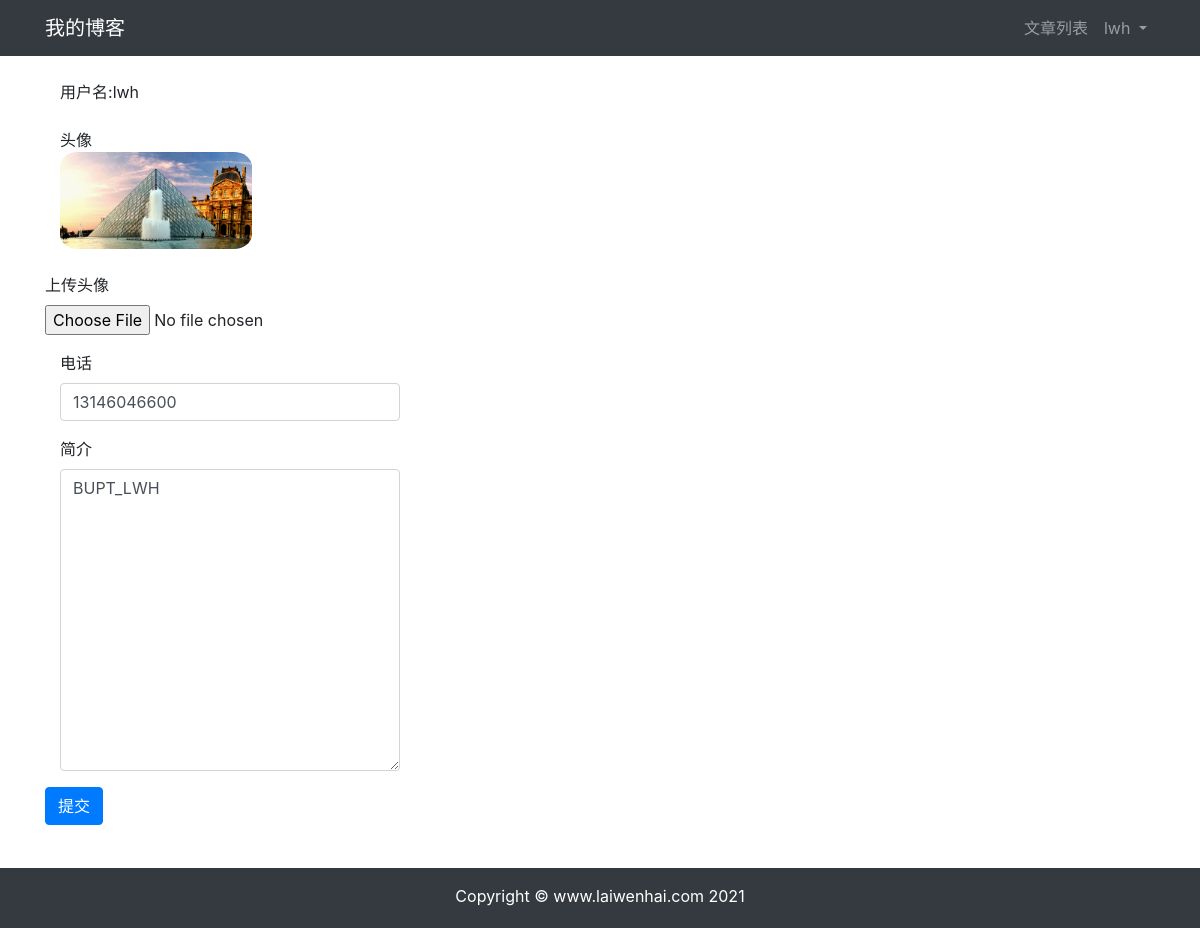
/userprofile/edit/3/ (signed in), run on the app's committed database.
### userprofile/models.py (models this page shows, shortened)
class Profile(models.Model):
    user = models.OneToOneField(User, on_delete=models.CASCADE, related_name='profile')
    phone = models.CharField(max_length=20, blank=True)
    avatar = models.ImageField(upload_to='avatar/%Y%m%d/', blank=True)
    bio = models.TextField(max_length=500, blank=True)

### userprofile/views.py (the view)
# urls.py: path('edit/<int:id>/', views.profile_edit, name='edit'),
@login_required(login_url='/userprofile/login')
def profile_edit(request, id):
    user = User.objects.get(id=id)
    if Profile.objects.filter(user_id=id).exists():
        profile = Profile.objects.get(user_id=id)
    else:
        profile = Profile.objects.create(user=user)
    if request.method == 'POST':
        if request.user != user:
            return HttpResponse("你没有权限修改此账户的信息")
        profile_form = ProfileForm(request.POST, request.FILES)
        if profile_form.is_valid():
            profile_cd = profile_form.cleaned_data
            profile.phone = profile_cd['phone']
            profile.bio = profile_cd['bio']
            if 'avatar' in request.FILES:
                profile.avatar = profile_cd['avatar']
            profile.save()
            return redirect("userprofile:edit", id=id)
        else:
            return HttpResponse('注册表单有误，请重新输入')
    elif request.method == 'GET':
        context = {'profile': profile, 'user': user}
        return render(request, 'userprofile/edit.html', context)
    else:
        return HttpResponse("请使用POST或GET请求")

### templates/userprofile/edit.html (shortened to what this page needs)
{% extends "base.html" %}
{% load staticfiles %}
{% block content %}
    <div class="container">
        <div class="row">
            <div class="col-12">
                <br>
                <div class="col-md-4">用户名:{{ user.username }}</div>
                <br>
                {% if profile.avatar %}
                    <div class="col-md-4">头像</div>
                    <img src="{{ profile.avatar.url }}" style="max-width: 20%; border-radius: 15%;" class="col-md-4">
                {% else %}
                    <h5 class="col-md-4">暂无头像</h5>
                {% endif %}
                <br>
                <br>
                <form method="post" action="." enctype="multipart/form-data">
                    <div class="form-group">
                        <label for="avatar">上传头像</label>
                        <input type="file" class="form-control-file" name="avatar" id="avatar">
                    </div>
                    <div class="form-group col-md-4">
                        <label for="phone">电话</label>
                        <input type="text" class="form-control" id="phone" name="phone" value="{{ profile.phone }}">
                    </div>
                    <div class="form-group col-md-4">
                        <label for="bio">简介</label>
                        <textarea type="text" class="form-control" id="bio" name="bio" rows="12">{{ profile.bio }}</textarea>
                    </div>
                    <button type="submit" class="btn btn-primary">提交</button>
                </form>
            </div>
        </div>
    </div>
{% endblock content %}

### templates/header.html (shortened to what this page needs)
{% load notifications_tags %}
<nav class="navbar navbar-expand-lg navbar-dark bg-dark">
    <div class="container">
        <a class="navbar-brand" href="#">我的博客</a>
        <div >
            <ul class="navbar-nav">
                <li class="nav-item">
                    <a class="nav-link" href="{% url 'article:article_list' %}">文章列表</a>
                </li>
                {% if user.is_authenticated %}
                    <li class="nav-item dropdown">
                        <a class="nav-link dropdown-toggle" href="#" id="navbarDropdown" role="button"
                           data-toggle="dropdown" aria-haspopup="true" aria-expanded="false">
                           {{ user.username }}
                        </a>
                    </li>
                {% else %}
                    <li class="nav-item">
                        <a class="nav-link" href="{% url 'account_login' %}">登陆</a>
                    </li>
                {% endif %}
            </ul>
        </div>
    </div>
</nav>

### templates/base.html (style rules this page uses)
html, body { height: 100%; margin: 0; }

### data on the page
Profile: avatar (picture), phone "13146046600", bio "BUPT_LWH"

### other printed values
{{ user.username }} "lwh"
